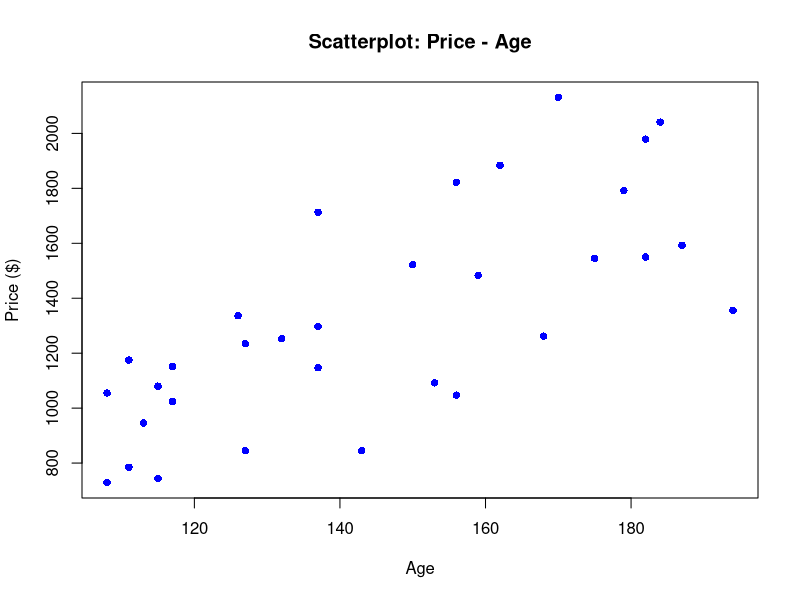
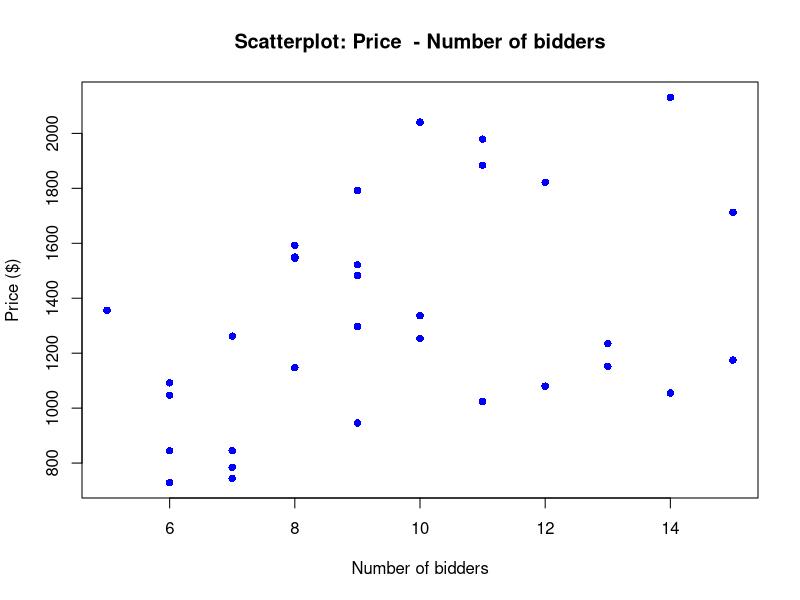
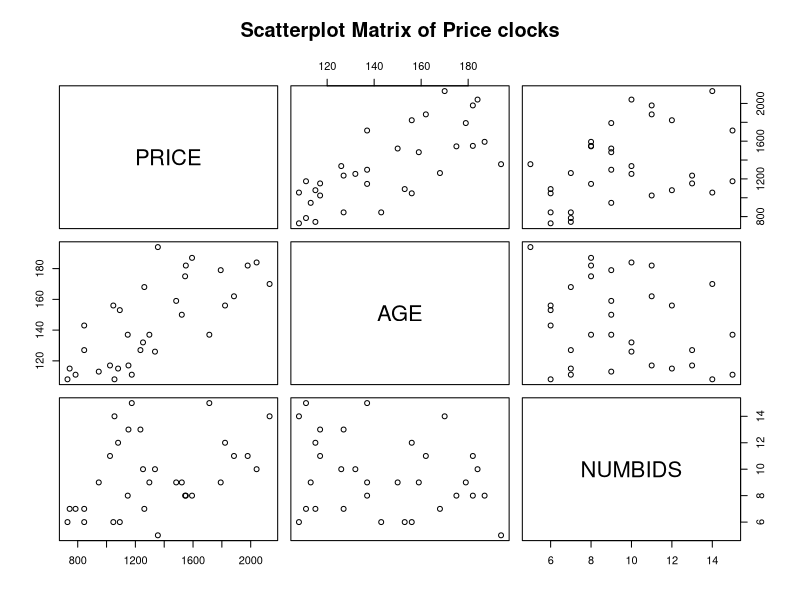

Source code (R) for these figures, in order:
## ---- chunk 1
knitr::opts_chunk$set(echo = TRUE)
## ---- chunk 2
GFCLOCKS <- read.table("GFCLOCKS.txt", header = TRUE, sep = "", stringsAsFactors = FALSE)

## ---- chunk 3
plot(GFCLOCKS$AGE, GFCLOCKS$PRICE,
     main = "Scatterplot: Price - Age",
     xlab = "Age",
     ylab = "Price ($)",
     pch = 16, col = "blue")
## ---- chunk 4
plot(GFCLOCKS$NUMBIDS, GFCLOCKS$PRICE,
     main = "Scatterplot: Price  - Number of bidders",
     xlab = "Number of bidders",
     ylab = "Price ($)",
     pch = 16, col = "blue")
## ---- chunk 5
pairs(~PRICE+AGE+NUMBIDS, data = GFCLOCKS,
      main="Scatterplot Matrix of Price clocks")
## ---- chunk 6
modelA1 <- lm(PRICE ~ AGE + NUMBIDS, data = GFCLOCKS)
summary(modelA1)
## ---- chunk 7
SSE <- sum(resid(modelA1)^2)
SSE
## ---- chunk 8
anova(modelA1)
## ---- chunk 9
SSE=516727
n=32
k=2
MSE=SSE/(n-(k+1))
MSE
## ---- chunk 10
ME= sqrt(MSE)
ME
## ---- chunk 11
summary(modelA1)$coefficients["NUMBIDS", ]
## ---- chunk 12
confint(modelA1, level = 0.95)
## ---- chunk 13
new_data <- data.frame(AGE = 150, NUMBIDS = 10)
predict(modelA1, new_data, interval = "confidence", level = 0.95)
## ---- chunk 14
predict(modelA1, new_data, interval = "prediction", level = 0.95)
## ---- chunk 15
new_data2 <- data.frame(AGE = 50, NUMBIDS = 2)

predict(modelA1, new_data2, interval = "confidence", level = 0.95)


predict(modelA1, new_data2, interval = "prediction", level = 0.95)
## ---- chunk 16
model_interaction <- lm(PRICE ~ AGE * NUMBIDS, data = GFCLOCKS)

summary(model_interaction)
## ---- chunk 17
anova(model_interaction)
## ---- chunk 18
summary(model_interaction)$coefficients["AGE:NUMBIDS", ]
## ---- chunk 19
summary(model_interaction)$coefficients["NUMBIDS", ]
